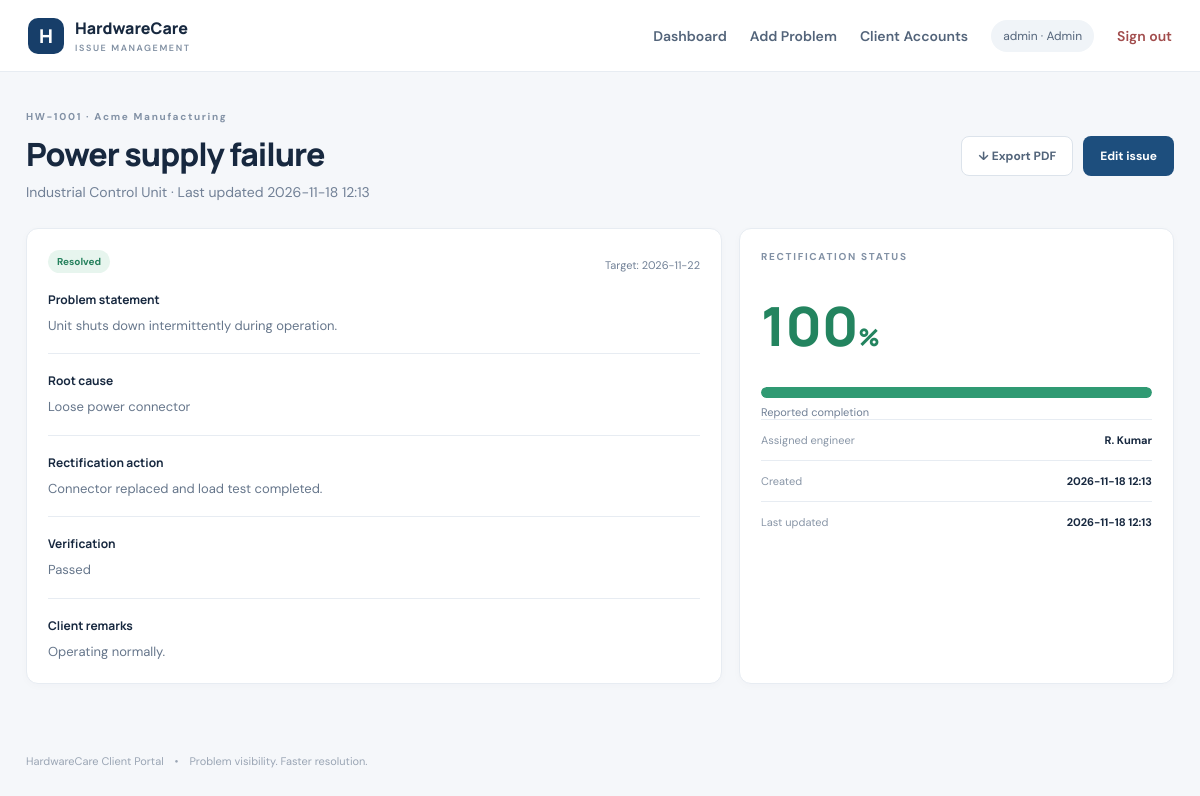
Screenshot of /issues/1 (signed in) with the database file from the repository.
### tables this page shows
CREATE TABLE issues (
        id INTEGER PRIMARY KEY AUTOINCREMENT,
        issue_key TEXT UNIQUE NOT NULL,
        client_name TEXT NOT NULL,
        hardware TEXT NOT NULL,
        title TEXT NOT NULL,
        description TEXT NOT NULL,
        root_cause TEXT DEFAULT '',
        action_taken TEXT DEFAULT '',
        status TEXT NOT NULL DEFAULT 'Open',
        progress INTEGER NOT NULL DEFAULT 0,
        assigned_to TEXT DEFAULT '',
        target_date TEXT DEFAULT '',
        verification TEXT DEFAULT '',
        remarks TEXT DEFAULT '',
        created_at TEXT NOT NULL,
        updated_at TEXT NOT NULL
    );

### app.py (the view)
@app.route("/issues/<int:issue_id>")
@login_required
def issue_detail(issue_id):
    conn = db()
    issue = conn.execute("SELECT * FROM issues WHERE id=?", (issue_id,)).fetchone()
    conn.close()
    if not issue:
        abort(404)
    if session["role"] != "admin" and issue["client_name"] != session.get("client_name"):
        abort(403)
    return render_template("issue_detail.html", issue=issue)

### app.py (called while the page is built)
def db():
    conn = sqlite3.connect(DB_PATH)
    conn.row_factory = sqlite3.Row
    return conn

def login_required(fn):
    @wraps(fn)
    def wrapper(*args, **kwargs):
        if "user_id" not in session:
            return redirect(url_for("login"))
        return fn(*args, **kwargs)
    return wrapper

### templates/issue_detail.html
{% extends "base.html" %}{% block title %}{{ issue.issue_key }} | HardwareCare{% endblock %}
{% block content %}
<div class="page-heading"><div><div class="eyebrow">{{ issue.issue_key }} · {{ issue.client_name }}</div><h1>{{ issue.title }}</h1><p class="muted">{{ issue.hardware }} · Last updated {{ issue.updated_at }}</p></div><div class="heading-actions"><button class="btn secondary" onclick="window.print()">↓ Export PDF</button>{% if session.get('role')=='admin' %}<a class="btn primary" href="{{ url_for('edit_issue',issue_id=issue.id) }}">Edit issue</a>{% endif %}</div></div>
<section class="detail-grid">
  <article class="panel detail-main"><div class="detail-top"><span class="status status-{{ issue.status|lower|replace(' ','-') }}">{{ issue.status }}</span><span class="muted">Target: {{ issue.target_date or 'Not set' }}</span></div>
    <h3>Problem statement</h3><p>{{ issue.description }}</p><div class="detail-divider"></div>
    <h3>Root cause</h3><p>{{ issue.root_cause or 'Not yet confirmed' }}</p><div class="detail-divider"></div>
    <h3>Rectification action</h3><p>{{ issue.action_taken or 'No action update has been added yet.' }}</p><div class="detail-divider"></div>
    <h3>Verification</h3><p>{{ issue.verification or 'Pending' }}</p><div class="detail-divider"></div>
    <h3>Client remarks</h3><p>{{ issue.remarks or 'No additional remarks.' }}</p>
  </article>
  <aside class="panel detail-side"><div class="eyebrow">RECTIFICATION STATUS</div><div class="detail-percent">{{ issue.progress }}<small>%</small></div><div class="progress-track large"><div style="width:{{ issue.progress }}%"></div></div><p class="muted">Reported completion</p><div class="side-fact"><span>Assigned engineer</span><b>{{ issue.assigned_to or 'Not assigned' }}</b></div><div class="side-fact"><span>Created</span><b>{{ issue.created_at }}</b></div><div class="side-fact"><span>Last updated</span><b>{{ issue.updated_at }}</b></div></aside>
</section>
{% endblock %}

### templates/base.html (shortened to what this page needs)
<!doctype html>
<html lang="en">
<head>
  <link rel="stylesheet" href="{{ url_for('static', filename='style.css') }}">
</head>
<body>
{% if session.get('user_id') %}
<header class="topbar">
  <a class="brand" href="{{ url_for('dashboard') }}"><span class="brand-mark">H</span><span>HardwareCare <small>ISSUE MANAGEMENT</small></span></a>
  <nav>
    <a href="{{ url_for('dashboard') }}">Dashboard</a>
    {% if session.get('role') == 'admin' %}
      <a href="{{ url_for('new_issue') }}">Add Problem</a>
      <a href="{{ url_for('users') }}">Client Accounts</a>
    {% endif %}
    <span class="user-pill">{{ session.get('username') }} · {{ session.get('role')|title }}</span>
    <a class="logout" href="{{ url_for('logout') }}">Sign out</a>
  </nav>
</header>
{% endif %}
<main class="{% if session.get('user_id') %}container{% else %}auth-container{% endif %}">
  {% block content %}{% endblock %}
</main>
<footer class="footer">HardwareCare Client Portal <span>•</span> Problem visibility. Faster resolution.</footer>
</body>
</html>

### static/style.css (style rules this page uses)
:root { --ink:#17283f;--muted:#718096;--line:#e7ecf2;--bg:#f5f7fa;--blue:#2865a8;--green:#23845f;--amber:#b7791f }
* { box-sizing:border-box }
body { margin:0;background:var(--bg);color:var(--ink);font-family:'DM Sans',sans-serif;font-size:14px }
.topbar { height:72px;background:#fff;border-bottom:1px solid var(--line);display:flex;align-items:center;justify-content:space-between;padding:0 max(calc((100vw - 1240px)/2),28px);position:sticky;top:0;z-index:5 }
.brand { display:flex;align-items:center;gap:11px;text-decoration:none;color:var(--ink);font:800 16px Manrope }
.brand small { display:block;font:600 9px 'DM Sans';letter-spacing:1.6px;color:#8190a3;margin-top:3px }
.brand-mark { width:36px;height:36px;background:#173e69;color:white;border-radius:10px;display:grid;place-items:center;font:800 19px Manrope }
.topbar nav { display:flex;align-items:center;gap:23px }
.topbar nav a { color:#53647a;text-decoration:none;font-weight:600 }
.user-pill { background:#f0f4f8;border-radius:20px;padding:8px 12px;color:#53647a;font-size:12px }
.topbar nav .logout { color:#a14c4c }
.container { max-width:1240px;margin:38px auto 70px;padding:0 26px }
.footer { max-width:1240px;margin:25px auto;padding:0 26px 25px;color:#9aa5b4;font-size:11px }
.footer span { padding:0 8px }
.page-heading { display:flex;align-items:center;justify-content:space-between;gap:20px;margin-bottom:27px }
.eyebrow { font-size:10px;font-weight:700;letter-spacing:1.7px;color:#8291a5;margin-bottom:9px }
.page-heading h1,.login-copy h1 { font:800 32px Manrope;margin:0;letter-spacing:-1px }
.muted { color:var(--muted);margin:7px 0 0 }
.heading-actions { display:flex;gap:10px }
.btn { display:inline-flex;align-items:center;justify-content:center;gap:10px;padding:11px 16px;border-radius:8px;font:700 12px 'DM Sans';text-decoration:none;border:1px solid transparent;cursor:pointer }
.primary { background:#1d4e7d;color:white }
.secondary { background:#fff;border-color:#dce3eb;color:#52647a }
.metric,.panel { background:white;border:1px solid var(--line);border-radius:12px;box-shadow:0 2px 8px #20334b06 }
.panel { padding:21px }
.panel h3 { font:700 15px Manrope;margin:0 }
.progress-track { height:7px;background:#edf1f5;border-radius:20px;overflow:hidden;min-width:80px }
.progress-track>div { height:100%;background:#309a73;border-radius:20px }
.progress-track.large { height:11px;margin-top:25px }
.status { display:inline-flex;padding:5px 9px;border-radius:20px;font-size:10px;font-weight:700;background:#f0f3f7;color:#66758a }
.status-resolved { background:#e7f5ee;color:#25815d }
.detail-grid { display:grid;grid-template-columns:1.6fr 1fr;gap:17px }
.detail-main h3 { font:700 12px Manrope;margin:18px 0 7px }
.detail-main p { color:#66768b;line-height:1.65;margin:0;font-size:13px }
.detail-top { display:flex;justify-content:space-between;align-items:center }
.detail-top .muted { font-size:11px }
.detail-divider { border-top:1px solid var(--line);margin-top:17px }
.detail-percent { font:800 54px Manrope;color:#23845f;margin:25px 0 10px }
.detail-percent small { font-size:24px }
.detail-side>p { font-size:11px }
.side-fact { border-top:1px solid var(--line);padding:13px 0;display:flex;justify-content:space-between;gap:10px;font-size:11px }
.side-fact span { color:#8996a7 }
.side-fact b { text-align:right }

### rows the page displays
issues: issue_key "HW-1001", client_name "Acme Manufacturing", title "Power supply failure", hardware "Industrial Control Unit", updated_at "2026-11-18 12:13", status "Resolved", target_date "2026-11-22", description "Unit shuts down intermittently during operation.", root_cause "Loose power connector", action_taken "Connector replaced and load test completed.", verification "Passed", remarks "Operating normally.", progress "100", assigned_to "R. Kumar", created_at "2026-11-18 12:13"

### other values shown
{{ session.get('username') }} "admin"
{{ session.get('role')|title }} "Admin"
